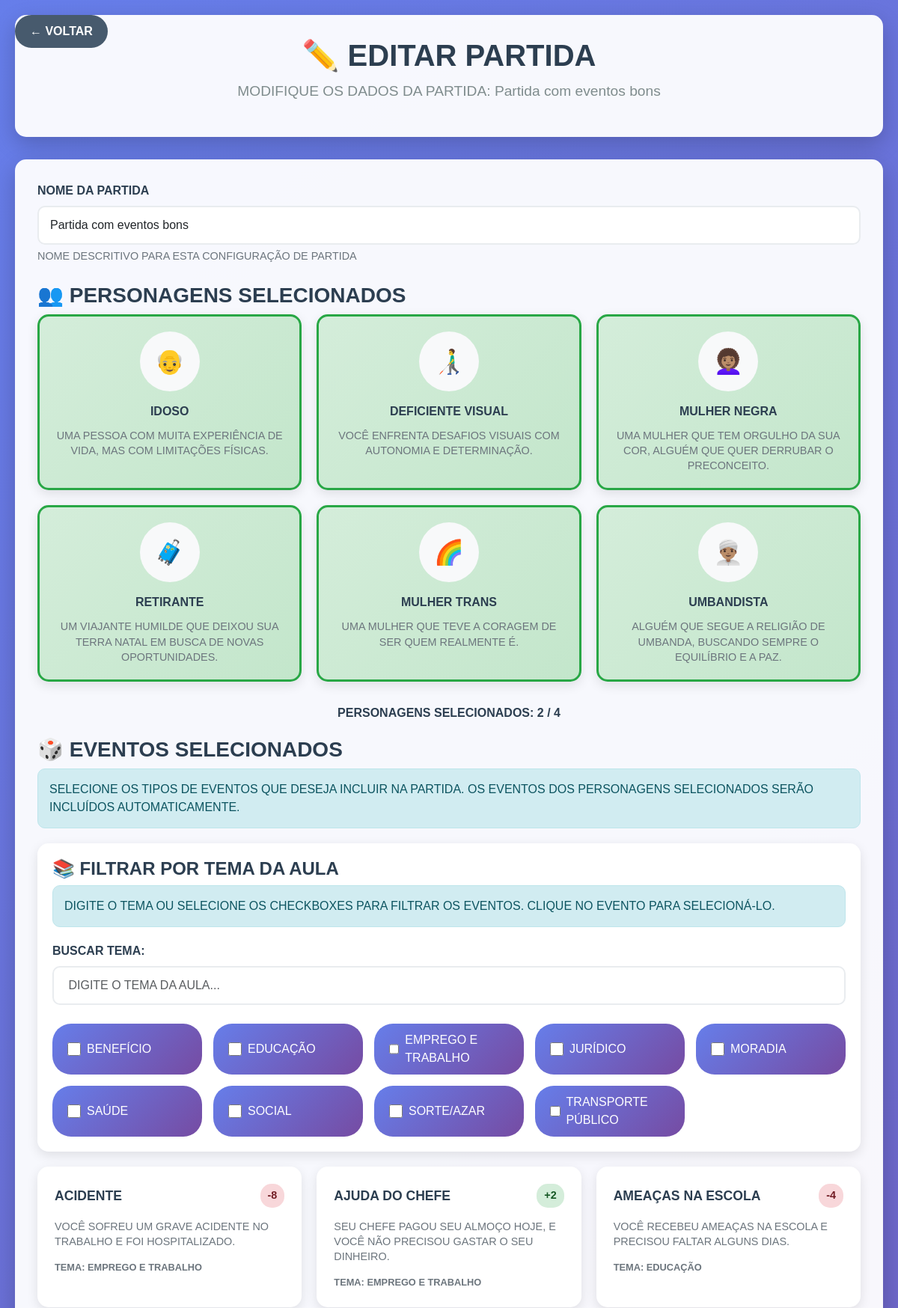
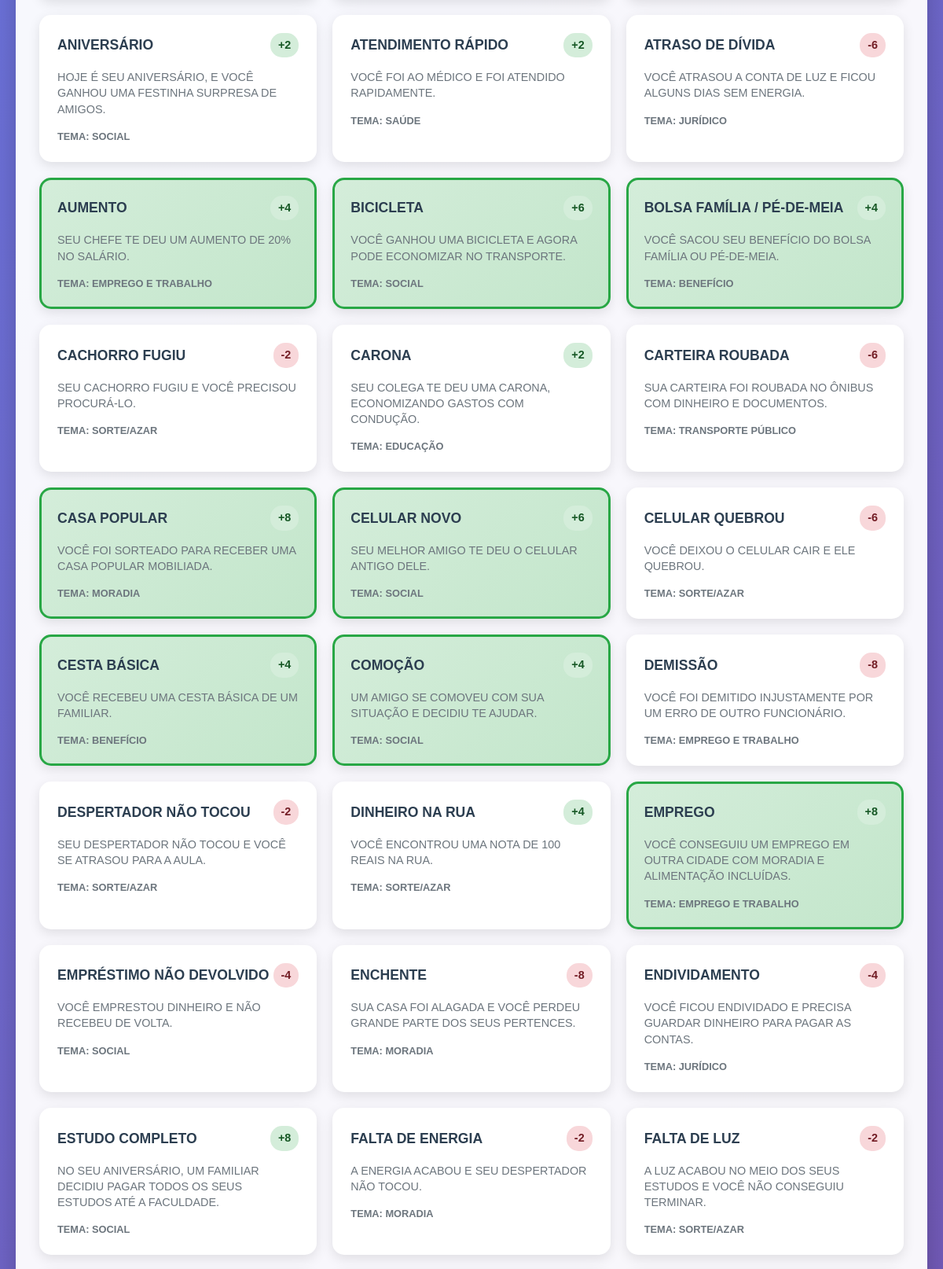
/Adm/editarPartida.php?id=19 (signed in, upper part), run on the app's committed database (2 pictures, top to bottom).
### tables this page shows
CREATE TABLE `tbconfiguracaopartida` (
  `idConfiguracao` int(11) NOT NULL,
  `nomeConfiguracao` varchar(100) NOT NULL,
  `personagens` longtext NOT NULL CHECK (json_valid(`personagens`)),
  `eventosPersonagem` longtext NOT NULL CHECK (json_valid(`eventosPersonagem`)),
  `temasSelecionados` longtext NOT NULL CHECK (json_valid(`temasSelecionados`)),
  `eventosSelecionados` longtext NOT NULL CHECK (json_valid(`eventosSelecionados`)),
  `eventosCasas` longtext NOT NULL CHECK (json_valid(`eventosCasas`)),
  `dataCriacao` timestamp NOT NULL DEFAULT current_timestamp(),
  `dataModificacao` timestamp NOT NULL DEFAULT current_timestamp() ON UPDATE current_timestamp(),
  `ativo` tinyint(1) DEFAULT 1,
  `codigoPartida` varchar(6) DEFAULT NULL
);

CREATE TABLE `tbevento` (
  `idEvento` int(11) NOT NULL,
  `nomeEvento` varchar(50) NOT NULL,
  `descricaoEvento` varchar(255) NOT NULL,
  `modificadorEvento` varchar(120) NOT NULL,
  `dificuldadeEvento` varchar(10) NOT NULL,
  `temaAula` varchar(50) DEFAULT NULL,
  `impactoEvento` varchar(50) NOT NULL,
  `casaEvento` int(100) NOT NULL
);

### Adm/editarPartida.php (the view, shortened to what this page needs)
<?php
include('../banco/conexao.php');
$id = $_GET['id'] ?? null;
$stmt = $pdo->prepare("SELECT * FROM tbConfiguracaoPartida WHERE idConfiguracao = ?");
$stmt->execute([$id]);
$partida = $stmt->fetch(PDO::FETCH_ASSOC);
?>
<!DOCTYPE html>
<html lang="pt-BR">
<head>
    <link href="https://cdn.jsdelivr.net/npm/bootstrap@5.3.7/dist/css/bootstrap.min.css" rel="stylesheet">
    <link rel="stylesheet" href="./css/editarPartida.css">
</head>
<body>
    <a href="index.php" class="back-btn">← VOLTAR</a>
    <div class="admin-container">
        <div class="admin-header">
            <h1 class="admin-title">✏️ EDITAR PARTIDA</h1>
            <p class="admin-subtitle">MODIFIQUE OS DADOS DA PARTIDA: <?php echo htmlspecialchars($partida['nomeConfiguracao']); ?></p>
        </div>
        <div class="form-section">
            <form method="POST">
                <div class="form-group">
                    <label for="nomeConfiguracao" class="form-label">NOME DA PARTIDA </label>
                    <input type="text" class="form-control" id="nomeConfiguracao" name="nomeConfiguracao"
                           value="<?php echo htmlspecialchars($partida['nomeConfiguracao']); ?>"
                           placeholder="Ex: PARTIDA SUS - AULA 1" required>
                    <div class="alert-text">NOME DESCRITIVO PARA ESTA CONFIGURAÇÃO DE PARTIDA</div>
                </div>
                <h3 class="form-label">👥 PERSONAGENS SELECIONADOS</h3>
                <div class="personagens-grid">
                    <div class="personagem-card" data-id="1" data-nome="IDOSO" data-emoji="👴">
                        <div class="personagem-img">👴</div>
                        <div class="personagem-nome">IDOSO</div>
                        <div class="personagem-desc">UMA PESSOA COM MUITA EXPERIÊNCIA DE VIDA, MAS COM LIMITAÇÕES FÍSICAS.</div>
                    </div>
                    <div class="personagem-card" data-id="2" data-nome="DEFICIENTE VISUAL" data-emoji="👨‍🦯">
                        <div class="personagem-img">👨‍🦯</div>
                        <div class="personagem-nome">DEFICIENTE VISUAL</div>
                        <div class="personagem-desc">VOCÊ ENFRENTA DESAFIOS VISUAIS COM AUTONOMIA E DETERMINAÇÃO.</div>
                    </div>
                    <div class="personagem-card" data-id="3" data-nome="MULHER NEGRA" data-emoji="👩🏽‍🦱">
                        <div class="personagem-img">👩🏽‍🦱</div>
                        <div class="personagem-nome">MULHER NEGRA</div>
                        <div class="personagem-desc">UMA MULHER QUE TEM ORGULHO DA SUA COR, ALGUÉM QUE QUER DERRUBAR O PRECONCEITO.</div>
                    </div>
                    <div class="personagem-card" data-id="4" data-nome="RETIRANTE" data-emoji="🧳">
                        <div class="personagem-img">🧳</div>
                        <div class="personagem-nome">RETIRANTE</div>
                        <div class="personagem-desc">UM VIAJANTE HUMILDE QUE DEIXOU SUA TERRA NATAL EM BUSCA DE NOVAS OPORTUNIDADES.</div>
                    </div>
                    <div class="personagem-card" data-id="5" data-nome="MULHER TRANS" data-emoji="🌈">
                        <div class="personagem-img">🌈</div>
                        <div class="personagem-nome">MULHER TRANS</div>
                        <div class="personagem-desc">UMA MULHER QUE TEVE A CORAGEM DE SER QUEM REALMENTE É.</div>
                    </div>
                    <div class="personagem-card" data-id="6" data-nome="UMBANDISTA" data-emoji="👳🏽‍♂️">
                        <div class="personagem-img">👳🏽‍♂️</div>
                        <div class="personagem-nome">UMBANDISTA</div>
                        <div class="personagem-desc">ALGUÉM QUE SEGUE A RELIGIÃO DE UMBANDA, BUSCANDO SEMPRE O EQUILÍBRIO E A PAZ.</div>
                    </div>
                </div>
                <div class="selected-count">
                    PERSONAGENS SELECIONADOS: <span id="count-personagens">0</span> / 4
                </div>
                <h3 class="form-label">🎲 EVENTOS SELECIONADOS</h3>
                <div class="help-text">SELECIONE OS TIPOS DE EVENTOS QUE DESEJA INCLUIR NA PARTIDA. OS EVENTOS DOS PERSONAGENS SELECIONADOS SERÃO INCLUÍDOS AUTOMATICAMENTE.</div>
                <div class="filtros-temas-section">
                    <h4 class="form-label">📚 FILTRAR POR TEMA DA AULA</h4>
                    <div class="help-text">DIGITE O TEMA OU SELECIONE OS CHECKBOXES PARA FILTRAR OS EVENTOS. CLIQUE NO EVENTO PARA SELECIONÁ-LO.</div>
                    <div class="form-group">
                        <label for="buscar-tema" class="form-label">BUSCAR TEMA:</label>
                        <input type="text" class="form-control" id="buscar-tema"
                            placeholder=" DIGITE O TEMA DA AULA..." autocomplete="off">
                    </div>
                    <div class="temas-disponiveis">
                        <?php
                        $stmt = $pdo->query("SELECT DISTINCT temaAula FROM tbevento WHERE temaAula IS NOT NULL AND temaAula != '' ORDER BY temaAula");
                        $temasDisponiveis = $stmt->fetchAll(PDO::FETCH_COLUMN);
                        foreach ($temasDisponiveis as $tema) {
                            echo "<label class='filtro-checkbox'>";
                            echo "<input type='checkbox' name='temas[]' value='" . htmlspecialchars($tema) . "'>";
                            echo "<span>" . htmlspecialchars($tema) . "</span>";
                            echo "</label>";
                        }
                        ?>
                    </div>
                </div>
                <div class="eventos-grid">
                    <?php
                    $stmt = $pdo->query("SELECT * FROM tbevento ORDER BY nomeEvento");
                    while ($row = $stmt->fetch(PDO::FETCH_ASSOC)) {
                        $tipo = $row['casaEvento'] > 0 ? 'positivo' : 'negativo';
                        $casas = $row['casaEvento'];
                        $temaAula = $row['temaAula'] ?? 'Sem tema';
                        echo "<div class='evento-card' data-id='{$row['idEvento']}' data-tema='" . htmlspecialchars($temaAula) . "'>";
                        echo "<div class='evento-header'>";
                        echo "<div class='evento-nome'>{$row['nomeEvento']}</div>";
                        echo "<div class='evento-casas {$tipo}'>" . ($casas > 0 ? '+' : '') . $casas . "</div>";
                        echo "</div>";
                        echo "<div class='evento-descricao'>" . substr($row['descricaoEvento'], 0, 100) . (strlen($row['descricaoEvento']) > 100 ? '...' : '') . "</div>";
                        echo "<div class='evento-tema'>TEMA: " . htmlspecialchars($temaAula) . "</div>";
                        echo "</div>";
                    }
                    ?>
                </div>
            </form>
        </div>
        <br><br><br><br>
    </div>
</body>
</html>

### Adm/css/editarPartida.css (style rules this page uses)
body { background: linear-gradient(135deg, #667eea 0%, #764ba2 100%); min-height: 100vh; font-family: 'Arial', sans-serif; }
.admin-container { max-width: 1200px; margin: 0 auto; padding: 20px; }
.admin-header { background: rgba(255, 255, 255, 0.95); border-radius: 15px; padding: 30px; margin-bottom: 30px; box-shadow: 0 10px 30px rgba(0, 0, 0, 0.2); text-align: center; }
.admin-title { color: #2c3e50; font-size: 2.5rem; font-weight: bold; margin-bottom: 10px; }
.admin-subtitle { color: #7f8c8d; font-size: 1.2rem; }
.form-section { background: rgba(255, 255, 255, 0.95); border-radius: 15px; padding: 30px; box-shadow: 0 10px 30px rgba(0, 0, 0, 0.2); margin-bottom: 30px; }
.form-group { margin-bottom: 25px; }
.form-label { font-weight: bold; color: #2c3e50; margin-bottom: 8px; }
.form-control { border: 2px solid #e9ecef; border-radius: 10px; padding: 12px 15px; font-size: 1rem; transition: border-color 0.3s ease, box-shadow 0.3s ease; }
.personagens-grid { display: grid; grid-template-columns: repeat(3, 1fr); gap: 20px; margin-bottom: 30px; }
.personagem-card { background: white; border-radius: 15px; padding: 20px; text-align: center; box-shadow: 0 5px 15px rgba(0, 0, 0, 0.1); transition: transform 0.3s ease, box-shadow 0.3s ease; cursor: pointer; border: 3px solid transparent; }
.personagem-card.selecionado { border-color: #28a745; background: linear-gradient(135deg, #d4edda 0%, #c3e6cb 100%); }
.personagem-img { width: 80px; height: 80px; border-radius: 50%; margin: 0 auto 15px; background: #f8f9fa; display: flex; align-items: center; justify-content: center; font-size: 2rem; }
.personagem-nome { font-weight: bold; color: #2c3e50; margin-bottom: 10px; }
.personagem-desc { font-size: 0.9rem; color: #6c757d; line-height: 1.4; }
.eventos-grid { display: grid; grid-template-columns: repeat(auto-fit, minmax(300px, 1fr)); gap: 20px; margin-bottom: 30px; }
.evento-card { background: white; border-radius: 15px; padding: 20px; box-shadow: 0 5px 15px rgba(0, 0, 0, 0.1); transition: transform 0.3s ease, box-shadow 0.3s ease; cursor: pointer; border: 3px solid transparent; }
.evento-card.selecionado { border-color: #28a745; background: linear-gradient(135deg, #d4edda 0%, #c3e6cb 100%); }
.evento-header { display: flex; justify-content: space-between; align-items: center; margin-bottom: 15px; }
.evento-nome { font-weight: bold; color: #2c3e50; font-size: 1.1rem; }
.evento-casas { font-weight: bold; padding: 5px 10px; border-radius: 15px; font-size: 0.9rem; }
.evento-casas.positivo { background: #d4edda; color: #155724; }
.evento-casas.negativo { background: #f8d7da; color: #721c24; }
.evento-descricao { color: #6c757d; font-size: 0.9rem; line-height: 1.4; margin-bottom: 15px; }
.evento-tema { font-size: 0.8rem; color: #6c757d; margin-top: 10px; font-weight: bold; }
.selected-count { text-align: center; margin-bottom: 20px; font-weight: bold; color: #2c3e50; }
.back-btn { position: fixed; top: 20px; left: 20px; background: rgba(52, 73, 94, 0.9); color: white; border: none; padding: 10px 20px; border-radius: 25px; text-decoration: none; font-weight: bold; transition: background 0.3s ease; }
.help-text { background: #d1ecf1; color: #0c5460; border: 1px solid #bee5eb; border-radius: 10px; padding: 15px; margin-bottom: 20px; }
.alert-text { font-size: 0.9rem; color: #6c757d; margin-top: 5px; }
.filtros-temas-section { background: rgba(255, 255, 255, 0.95); border-radius: 15px; padding: 20px; margin-bottom: 20px; box-shadow: 0 5px 15px rgba(0, 0, 0, 0.1); }
.temas-disponiveis { display: grid; grid-template-columns: repeat(auto-fit, minmax(200px, 1fr)); gap: 15px; margin-top: 15px; }
.filtro-checkbox { display: flex; align-items: center; gap: 8px; padding: 10px 20px; background: linear-gradient(135deg, #667eea 0%, #764ba2 100%); color: white; border-radius: 25px; cursor: pointer; transition: transform 0.3s ease; }
.filtro-checkbox input[type="checkbox"] { width: 18px; height: 18px; accent-color: white; }

### data on the page
tbconfiguracaopartida: nomeConfiguracao "Partida com eventos bons"
tbevento: nomeEvento "ACIDENTE", casaEvento "-8", descricaoEvento "VOCÊ SOFREU UM GRAVE ACIDENTE NO TRABALHO E FOI HOSPITALIZADO.", temaAula "EMPREGO E TRABALHO"
tbevento: nomeEvento "AJUDA DO CHEFE", casaEvento "2", descricaoEvento "SEU CHEFE PAGOU SEU ALMOÇO HOJE, E VOCÊ NÃO PRECISOU GASTAR O SEU DINHEIRO.", temaAula "EMPREGO E TRABALHO"
tbevento: nomeEvento "AMEAÇAS NA ESCOLA", casaEvento "-4", descricaoEvento "VOCÊ RECEBEU AMEAÇAS NA ESCOLA E PRECISOU FALTAR ALGUNS DIAS.", temaAula "EDUCAÇÃO"
tbevento: nomeEvento "ANIVERSÁRIO", casaEvento "2", descricaoEvento "HOJE É SEU ANIVERSÁRIO, E VOCÊ GANHOU UMA FESTINHA SURPRESA DE AMIGOS.", temaAula "SOCIAL"
tbevento: nomeEvento "ATENDIMENTO RÁPIDO", casaEvento "2", descricaoEvento "VOCÊ FOI AO MÉDICO E FOI ATENDIDO RAPIDAMENTE.", temaAula "SAÚDE"
tbevento: nomeEvento "ATRASO DE DÍVIDA", casaEvento "-6", descricaoEvento "VOCÊ ATRASOU A CONTA DE LUZ E FICOU ALGUNS DIAS SEM ENERGIA.", temaAula "JURÍDICO"
tbevento: nomeEvento "AUMENTO", casaEvento "4", descricaoEvento "SEU CHEFE TE DEU UM AUMENTO DE 20% NO SALÁRIO.", temaAula "EMPREGO E TRABALHO"
tbevento: nomeEvento "BICICLETA", casaEvento "6", descricaoEvento "VOCÊ GANHOU UMA BICICLETA E AGORA PODE ECONOMIZAR NO TRANSPORTE.", temaAula "SOCIAL"
tbevento: nomeEvento "BOLSA FAMÍLIA / PÉ-DE-MEIA", casaEvento "4", descricaoEvento "VOCÊ SACOU SEU BENEFÍCIO DO BOLSA FAMÍLIA OU PÉ-DE-MEIA.", temaAula "BENEFÍCIO"
tbevento: nomeEvento "CACHORRO FUGIU", casaEvento "-2", descricaoEvento "SEU CACHORRO FUGIU E VOCÊ PRECISOU PROCURÁ-LO.", temaAula "SORTE/AZAR"
tbevento: nomeEvento "CARONA", casaEvento "2", descricaoEvento "SEU COLEGA TE DEU UMA CARONA, ECONOMIZANDO GASTOS COM CONDUÇÃO.", temaAula "EDUCAÇÃO"
tbevento: nomeEvento "CARTEIRA ROUBADA", casaEvento "-6", descricaoEvento "SUA CARTEIRA FOI ROUBADA NO ÔNIBUS COM DINHEIRO E DOCUMENTOS.", temaAula "TRANSPORTE PÚBLICO"
tbevento: nomeEvento "CASA POPULAR", casaEvento "8", descricaoEvento "VOCÊ FOI SORTEADO PARA RECEBER UMA CASA POPULAR MOBILIADA.", temaAula "MORADIA"
tbevento: nomeEvento "CELULAR NOVO", casaEvento "6", descricaoEvento "SEU MELHOR AMIGO TE DEU O CELULAR ANTIGO DELE.", temaAula "SOCIAL"
tbevento: nomeEvento "CELULAR QUEBROU", casaEvento "-6", descricaoEvento "VOCÊ DEIXOU O CELULAR CAIR E ELE QUEBROU.", temaAula "SORTE/AZAR"
tbevento: nomeEvento "CESTA BÁSICA", casaEvento "4", descricaoEvento "VOCÊ RECEBEU UMA CESTA BÁSICA DE UM FAMILIAR.", temaAula "BENEFÍCIO"
tbevento: nomeEvento "COMOÇÃO", casaEvento "4", descricaoEvento "UM AMIGO SE COMOVEU COM SUA SITUAÇÃO E DECIDIU TE AJUDAR.", temaAula "SOCIAL"
tbevento: nomeEvento "DEMISSÃO", casaEvento "-8", descricaoEvento "VOCÊ FOI DEMITIDO INJUSTAMENTE POR UM ERRO DE OUTRO FUNCIONÁRIO.", temaAula "EMPREGO E TRABALHO"
tbevento: nomeEvento "DESPERTADOR NÃO TOCOU", casaEvento "-2", descricaoEvento "SEU DESPERTADOR NÃO TOCOU E VOCÊ SE ATRASOU PARA A AULA.", temaAula "SORTE/AZAR"
tbevento: nomeEvento "DINHEIRO NA RUA", casaEvento "4", descricaoEvento "VOCÊ ENCONTROU UMA NOTA DE 100 REAIS NA RUA.", temaAula "SORTE/AZAR"
tbevento: nomeEvento "EMPREGO", casaEvento "8", descricaoEvento "VOCÊ CONSEGUIU UM EMPREGO EM OUTRA CIDADE COM MORADIA E ALIMENTAÇÃO INCLUÍDAS.", temaAula "EMPREGO E TRABALHO"
tbevento: nomeEvento "EMPRÉSTIMO NÃO DEVOLVIDO", casaEvento "-4", descricaoEvento "VOCÊ EMPRESTOU DINHEIRO E NÃO RECEBEU DE VOLTA.", temaAula "SOCIAL"
tbevento: nomeEvento "ENCHENTE", casaEvento "-8", descricaoEvento "SUA CASA FOI ALAGADA E VOCÊ PERDEU GRANDE PARTE DOS SEUS PERTENCES.", temaAula "MORADIA"
tbevento: nomeEvento "ENDIVIDAMENTO", casaEvento "-4", descricaoEvento "VOCÊ FICOU ENDIVIDADO E PRECISA GUARDAR DINHEIRO PARA PAGAR AS CONTAS.", temaAula "JURÍDICO"
tbevento: nomeEvento "ESTUDO COMPLETO", casaEvento "8", descricaoEvento "NO SEU ANIVERSÁRIO, UM FAMILIAR DECIDIU PAGAR TODOS OS SEUS ESTUDOS ATÉ A FACULDADE.", temaAula "SOCIAL"
tbevento: nomeEvento "FALTA DE ENERGIA", casaEvento "-2", descricaoEvento "A ENERGIA ACABOU E SEU DESPERTADOR NÃO TOCOU.", temaAula "MORADIA"
tbevento: nomeEvento "FALTA DE LUZ", casaEvento "-2", descricaoEvento "A LUZ ACABOU NO MEIO DOS SEUS ESTUDOS E VOCÊ NÃO CONSEGUIU TERMINAR.", temaAula "SORTE/AZAR"

### other printed values
$tema "BENEFÍCIO"
$tema "EDUCAÇÃO"
$tema "EMPREGO E TRABALHO"
$tema "JURÍDICO"
$tema "MORADIA"
$tema "SAÚDE"
$tema "SOCIAL"
$tema "SORTE/AZAR"
$tema "TRANSPORTE PÚBLICO"
